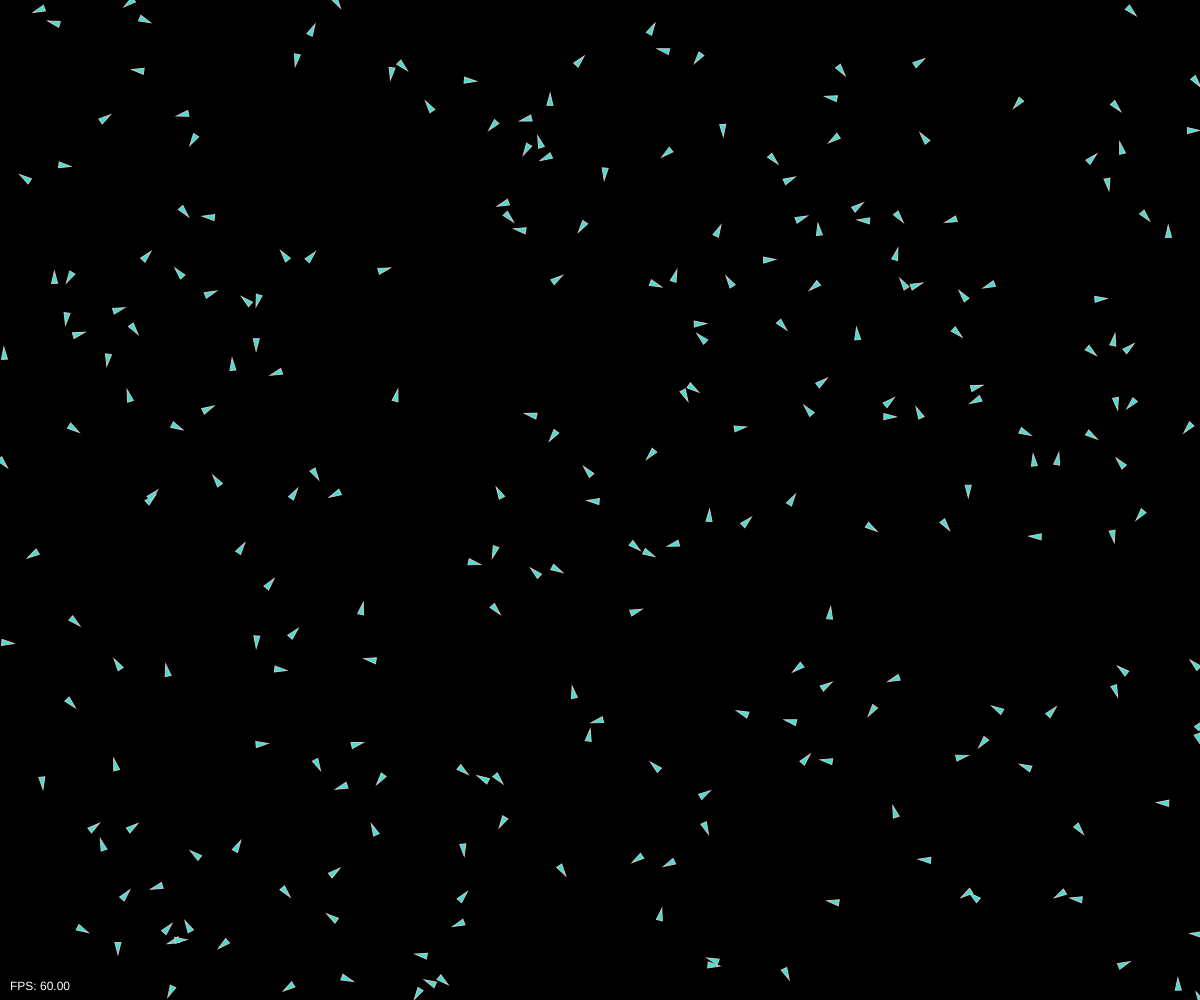
Frame 1 (no input)
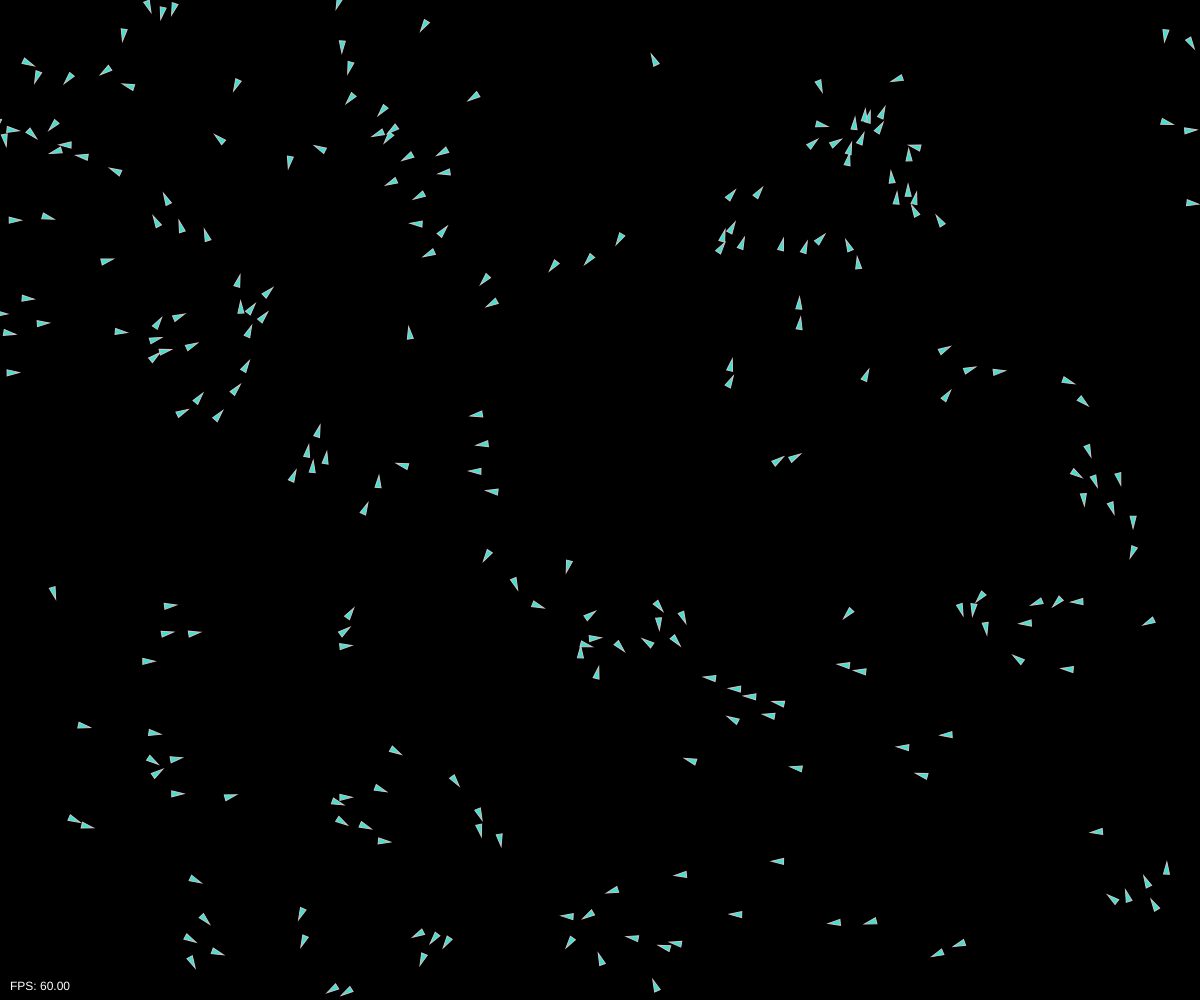
Frame 60 (no input)
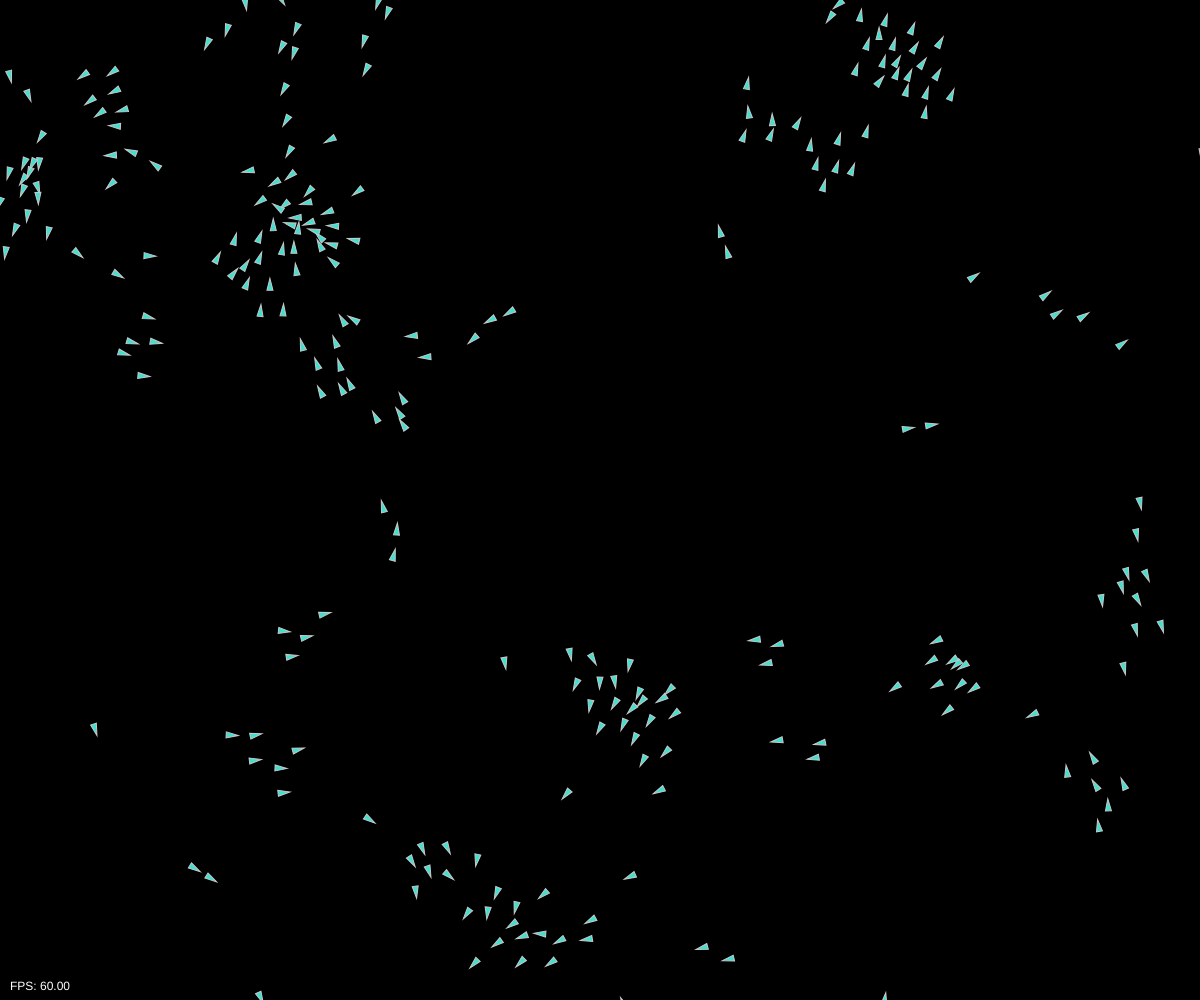
Frame 120 (the mouse pressed at the canvas centre since frame 60)

The p5.js sketch that drew these frames (run headless with seeded random() and noise() and a simulated clock; from frame 60 on, the mouse is pressed at the canvas centre):

// p5.js sketch
// ── sketch.js
var flock;
var startingboids = 250;  //No. of boids in the start
var boidsize =3; //Boid triangle length
//Properties coefficients
var seperationcoeff = 1.5;
var alignmentcoeff = 1;
var cohesioncoeff = 1;
var deflectioncoeff =1.5;
var predatorcoeff = 8;

var minimumdistance = 25;
var nearbydistance = 100;

var boids = []; //array of boids
var deflectors = []; //array of deflectors
var predators = []; //array of predators

var predatorsize = 5;
var pmov = 0;
var fps;

p5.disableFriendlyErrors = true;

function setup() {
	createCanvas(windowWidth,windowHeight);
	// Initially puts some amount of boids in the system
	for (var i = 0; i < startingboids; i++) {
		//var b = new Boid(random(0,width),random(0,height));
		var b = new Boid(random(0,width),random(0,height));
		boids.push(b);
	}
}

function draw() {
	background(0);
	for (var i = 0; i < boids.length; i++) {
    	boids[i].run(boids);
	}
	for (var j = 0; j < deflectors.length; j++) {
    	deflectors[j].display();
	}
	for (var k = 0; k < predators.length; k++) {
		predators[k].display();
		predators[k].movement();
		predators[k].bounce();
	}
	fps = frameRate();
	fill(255);
	stroke(0);
	text("FPS: " + fps.toFixed(2), 10, height - 10);
}


function keyPressed() {
	if(keyCode == LEFT_ARROW){
		predators.push(new Predator(mouseX,mouseY));
	}
	if(keyCode == RIGHT_ARROW){
		deflectors.push(new Deflector(mouseX,mouseY));
	}
	// Create new boids and deflectors
	if(keyCode == UP_ARROW){
	boids.push(new Boid(mouseX,mouseY));
	}
}

function Deflector(x,y){
	this.position = createVector(x,y);
}
Deflector.prototype.display = function() {
	fill(255,255,0);
	stroke(200);
	ellipse(this.position.x, this.position.y, 10, 10);
};

function Predator(x,y){
	this.acceleration = createVector(0,0);
	this.velocity = createVector(random(-2.5,2.5),random(-2.5,2.5));
	this.position = createVector(x,y);
	this.s = predatorsize;
	this.maxspeed = 2.5;
	this.maxforce = 0.05;
}
Predator.prototype.display = function() {
	var theta = this.velocity.heading() + radians(90);
	fill(255,0,0);
	stroke(200);
	push();
	translate(this.position.x,this.position.y);
	rotate(theta);
	beginShape();
	vertex(0, -this.s*2);
  	vertex(-this.s, this.s*2);
	vertex(this.s, this.s*2);
	endShape(CLOSE);
	pop();
};
Predator.prototype.movement = function() {
	this.position.add(this.velocity);
	if (pmov%120 == 0){
		this.acceleration = createVector(random(-2.5,2.5),random(-2.5,2.5));
		this.velocity.add(this.acceleration);
		this.velocity.limit(2);
	}
	pmov++	
}
Predator.prototype.bounce = function(){
    if(this.position.x < 0 || this.position.x > width){this.velocity.x *= -1;}
    if(this.position.y < 0 || this.position.y > height){this.velocity.y *= -1;}
}

function Boid(x,y) {
	this.acceleration = createVector(0,0);
	this.velocity = createVector(random(-2.5,2.5),random(-2.5,2.5));
	this.position = createVector(x,y);
	this.s = boidsize;
	this.maxspeed = 2.5;
	this.maxforce = 0.05;
}

Boid.prototype.run = function(boids) {
	this.flock(boids);
	this.update();
	this.wrap();
	this.display();
};

Boid.prototype.applyForce = function(force) {
	this.acceleration.add(force);
};

Boid.prototype.flock = function(boids) {
	var sep = this.separate(boids);   // Separation
	var ali = this.align(boids);      // Alignment
	var coh = this.cohesion(boids);   // Cohesion
	var defl = this.deflect(deflectors); //Deflection
	var predt = this.pred(predators); //Predator away
	// Coefficients for forces
	sep.mult(seperationcoeff);
	ali.mult(alignmentcoeff);
	coh.mult(cohesioncoeff);
	defl.mult(deflectioncoeff);
	predt.mult(predatorcoeff);
	// Add the forces to acceleration
	this.applyForce(sep);
	this.applyForce(ali);
	this.applyForce(coh);
	this.applyForce(defl);
	this.applyForce(predt);
};

// Method to update location
Boid.prototype.update = function() {
	this.velocity.add(this.acceleration);
	// Limits speed
	this.velocity.limit(this.maxspeed);
	this.position.add(this.velocity);
	// Reset accelertion to 0 after each movement
	this.acceleration.mult(0);
};



Boid.prototype.display = function() {
	// Draw a triangle rotated in the direction of velocity
	var theta = this.velocity.heading() + radians(90);
	fill(64,224,208);
	stroke(200);
	push();
	translate(this.position.x,this.position.y);
	rotate(theta);
	beginShape();
	vertex(0, -this.s*2);
  	vertex(-this.s, this.s*2);
	vertex(this.s, this.s*2);
	endShape(CLOSE);
	pop();
};

// Wraparound
Boid.prototype.wrap = function() {
	if (this.position.x < -this.s)  this.position.x = width +this.s;
	if (this.position.y < -this.s)  this.position.y = height+this.s;
	if (this.position.x > width +this.s) this.position.x = -this.s;
	if (this.position.y > height+this.s) this.position.y = -this.s;
};

//Bounce
Boid.prototype.bounce = function(){
    if(this.position.x < 0 || this.position.x > width){this.velocity.x *= -1;}
    if(this.position.y < 0 || this.position.y > height){this.velocity.y *= -1;}
}

// Separation - maintains distance from neary boids
Boid.prototype.separate = function(boids) {
	var steer = createVector(0,0);
	var count = 0;
	// Apply property on nearby boids only
	for (var i = 0; i < boids.length; i++) {
		var d = p5.Vector.dist(this.position,boids[i].position);
    	if ((d > 0) && (d < minimumdistance)) {
			// Calculate vector pointing away from neighbor
    		var diff = p5.Vector.sub(this.position,boids[i].position);
			diff.normalize();
    		diff.div(d);        // Weight by distance
    		steer.add(diff);
    		count++;            // Keep track of how many
   		 }
	}
	// Average -- divide by how many
	if (count > 0) {
    	steer.div(count);
	}
	if (steer.mag() > 0) {
    	steer.normalize();
    	steer.mult(this.maxspeed);
    	steer.sub(this.velocity);
    	steer.limit(this.maxforce);
	}
	return steer;
};

// Deflect - maintains distance from nearby deflectors
Boid.prototype.deflect = function(deflectors) {
	var steer = createVector(0,0);
	var count = 0;
	// Apply property on nearby deflectors only
	for (var i = 0; i < deflectors.length; i++) {
		var d = p5.Vector.dist(this.position,deflectors[i].position);
		
    	if ((d > 0) && (d < minimumdistance*2)) {
			// Calculate vector pointing away from neighbor
    		var diff = p5.Vector.sub(this.position,deflectors[i].position);
			diff.normalize();
    		diff.div(d);        // Weight by distance
    		steer.add(diff);
    		count++;            // Keep track of how many
   		 }
	}
	// Average -- divide by how many
	if (count > 0) {
    	steer.div(count);
	}
	if (steer.mag() > 0) {
    	steer.normalize();
    	steer.mult(this.maxspeed);
    	steer.sub(this.velocity);
    	steer.limit(this.maxforce);
	}
	return steer;
};

// Pred - maintains distance from neary predators
Boid.prototype.pred = function(predators) {
	var steer = createVector(0,0);
	var count = 0;
	// Apply property on nearby deflectors only
	for (var i = 0; i < predators.length; i++) {
		var d = p5.Vector.dist(this.position,predators[i].position);
		
    	if ((d > 0) && (d < minimumdistance*1.5)) {
			// Calculate vector pointing away from neighbor
    		var diff = p5.Vector.sub(this.position,predators[i].position);
			diff.normalize();
    		diff.div(d);        // Weight by distance
    		steer.add(diff);
    		count++;            // Keep track of how many
   		 }
	}
	// Average -- divide by how many
	if (count > 0) {
    	steer.div(count);
	}
	if (steer.mag() > 0) {
    	steer.normalize();
    	steer.mult(this.maxspeed);
    	steer.sub(this.velocity);
    	steer.limit(this.maxforce);
	}
	return steer;
};


// Alignment - Maintain velocity equal to average of nearby boids
Boid.prototype.align = function(boids) {
	var vsum = createVector(0,0);
	var count = 0;
	for (var i = 0; i < boids.length; i++) {
    	var d = p5.Vector.dist(this.position,boids[i].position);
    	if ((d > 0) && (d < nearbydistance)) {
			vsum.add(boids[i].velocity);
			count++;
    	}
	}
	if (count > 0) {
    	vsum.div(count);
    	vsum.normalize();
    	vsum.mult(this.maxspeed);
    	var steer = p5.Vector.sub(vsum,this.velocity);
    	steer.limit(this.maxforce);
    	return steer;
	}
	else { return createVector(0,0);}
};

// STEER = DESIRED - CURRENT VELOCITY
Boid.prototype.move = function(target) {
	var desired = p5.Vector.sub(target,this.position);  // A vector pointing from the location to the target
	// Normalize desired and scale to maximum speed
	desired.normalize();
	desired.mult(this.maxspeed);
	// Steering = Desired - current  Velocity
	var steer = p5.Vector.sub(desired,this.velocity);
	steer.limit(this.maxforce);  // Limit to maximum steering force
	return steer;
};

// Cohesion - move towards average of nearby boids
Boid.prototype.cohesion = function(boids) {
	var nearbydistance = 50;
	var psum = createVector(0,0); 
	var count = 0;
	for (var i = 0; i < boids.length; i++) {
    	var d = p5.Vector.dist(this.position,boids[i].position);
    	if ((d > 0) && (d < nearbydistance)) {
			psum.add(boids[i].position); // Add location
			count++;
    	}
	}
	if (count > 0) {
    	psum.div(count);
    	return this.move(psum);  // Steer towards the location
	}
	else { return createVector(0,0);}
};
